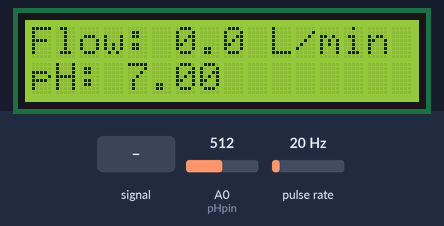
Recording of a sketch running on a simulated Arduino Uno, built with avr-gcc and run on an emulated ATmega328P. Parts: 16×2 character LCD. Wiring (inferred from the names in the program): pulse sensor: data pin 2. Inputs (shaded band) come from the test bench; at power-on: A0 (pHpin) = 512, pulse rate 20 Hz. What the sketch prints to the serial monitor is not drawn.

Above: at 1.2 s.
1.3 s: A0 (pHpin) fed a 200 Hz sine of ±81 counts around its level
At 1.47 s:
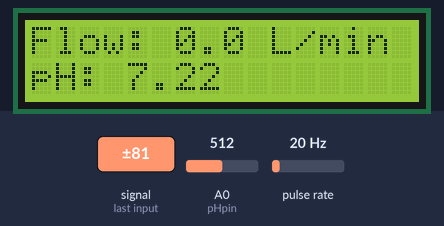
2.8 s: A0 (pHpin) set to 716
At 4.5 s:
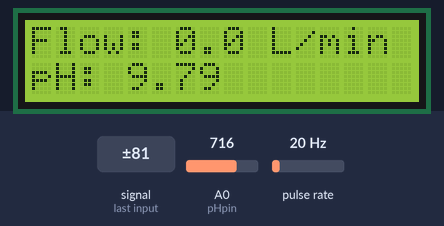
4.8 s: pulse rate (sensor on pin 2) set to 100 Hz
7.6 s: A0 (pHpin) set to 900
At 9.6 s:
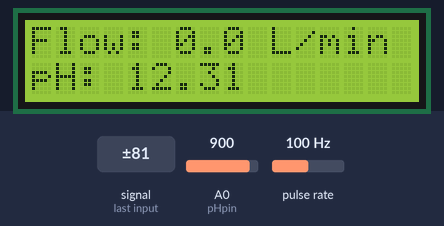
9.7 s: pulse rate (sensor on pin 2) set to 150 Hz
12.6 s: A0 (pHpin) set to 1010
At 14.0 s:
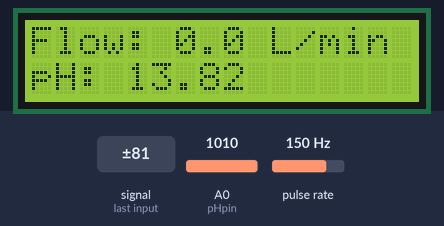
Timing chart, 0 to 15.6 s (numbered marks = the images above; inputs shaded):
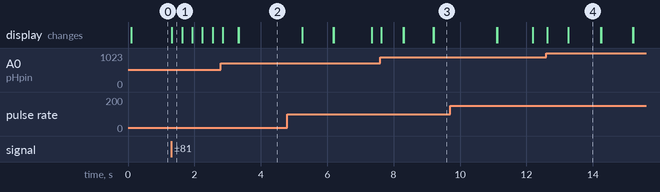

Measured:
- after the input at 1.3 s, the display: changes at once (image 1)
- after the input at 7.6 s, the display: changes at once (image 3)
- what the display in image 4 shows lasts 0.9 s, from 13.3 s to 14.2 s

The sketch:

pH_Flow.ino
```cpp
#include <Wire.h>
#include <LiquidCrystal_I2C.h>

// Initialize the LCD object
LiquidCrystal_I2C lcd(0x20, 16, 2);

// Define the pins for the flow meter and pH sensor
const byte flowPin = 2;
const byte pHpin = A0;

// Variables to store the flow rate and pH reading
volatile unsigned long pulseCount;
float flowRate;
float pHreading;

// Variables for the flow meter interrupt
unsigned long currentTime;
unsigned long previousTime;
constexpr float calibrationFactor = 4.5;

// Previous values for LCD update
float previousFlowRate = 0.0;
float previouspHreading = 0.0;

// Timer variables for LCD update and console output
unsigned long lcdUpdateMillis = 0;

unsigned long loopDelayMillis = 1000; // Minimum loop delay time in milliseconds
unsigned long previousLoopMillis = 0;

void setup() {
  // Set up the LCD display
  lcd.init();
  lcd.backlight();

  // Set up the flow meter interrupt
  pulseCount = 0;
  previousTime = millis();
  attachInterrupt(digitalPinToInterrupt(flowPin), flowISR, RISING);

  // Set up the serial connection for debugging
  Serial.begin(9600);
}

void loop() {
  currentTime = millis(); // Current time in milliseconds

  // Calculate the flow rate
  unsigned long timeDiff = currentTime - previousTime;
  flowRate = (pulseCount * 60.0) / (calibrationFactor * timeDiff);

  // Read the pH sensor
  int pHraw = analogRead(pHpin);
  if (pHraw >= 0 && pHraw <= 1023) {
    pHreading = map(pHraw, 0, 1023, 0, 1400);
    pHreading /= 100.0;
  }

  // Update the LCD if the flow rate or pH reading has changed
  if (flowRate != previousFlowRate || pHreading != previouspHreading) {
    lcd.setCursor(0, 0);
    lcd.print("Flow: ");
    lcd.print(flowRate, 1);
    lcd.print(" L/min");

    lcd.setCursor(0, 1);
    lcd.print("pH: ");
    lcd.print(pHreading);

    // Update previous values
    previousFlowRate = flowRate;
    previouspHreading = pHreading;
  }

  // Debugging output
  if (currentTime - previousTime >= 1000) {
    Serial.print("Flow rate: ");
    Serial.print(flowRate);
    Serial.print(" L/min\t pH reading: ");
    Serial.println(pHreading);

    previousTime = currentTime; // Update the last console output time
  }

  pulseCount = 0; // Reset the flow count

  // Other code or operations can be placed here

  // Non-blocking delay to ensure a minimum loop duration
  unsigned long currentLoopMillis = millis();
  if (currentLoopMillis - previousLoopMillis >= loopDelayMillis) {
    // Update previous loop time
    previousLoopMillis = currentLoopMillis;
  }
}

void flowISR() {
  pulseCount++;
}
```
